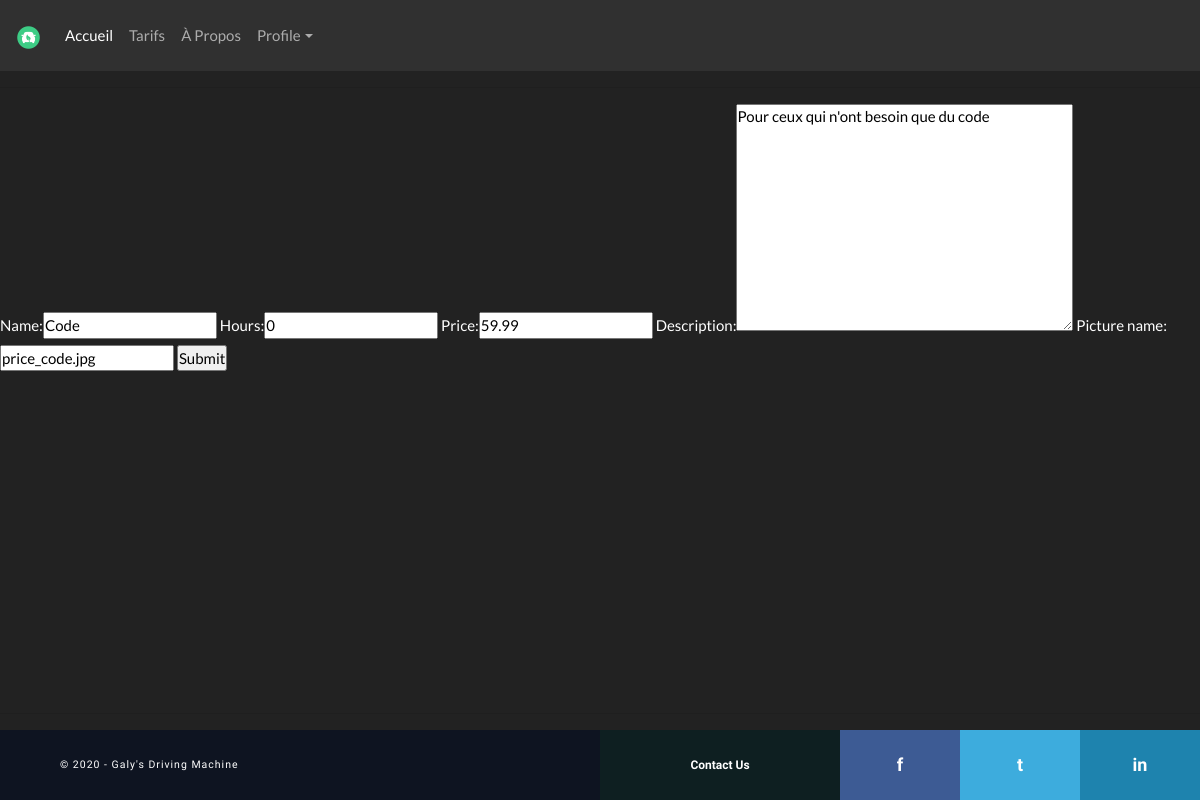
/update_bundle/1/ (signed in), run on the app's committed database.
### accounts/models.py (models this page shows, shortened)
class Bundle(models.Model):
    name = models.CharField(max_length=255, null=False)
    hours = models.IntegerField(null=False)
    price = models.FloatField(null=False)
    description = models.TextField(null=True)
    picture_name = models.CharField(max_length=255, null=True)

### accounts/decorators.py (the view)
        def wrapper_func(request, *args, **kwargs):
            group = None
            if request.user.groups.exists():
                group = request.user.groups.all()[0].name
            if group in allowed:
                return view_func(request, *args, **kwargs)
            else:
                return HttpResponse('Vous n\'êtes pas autorisés à voir cette page')

### accounts/forms.py
class BundleForm(ModelForm):
    class Meta:
        model = Bundle
        fields = '__all__'

### accounts/views.py (called while the page is built)
@login_required(login_url='login')
@allowed_users(allowed=['secretary', 'admin'])
def updateBundle(request, pk):
    bundle = Bundle.objects.get(id=pk)
    form = BundleForm(instance=bundle)
    if request.method == 'POST':
        form = BundleForm(request.POST, instance=bundle)
        if form.is_valid():
            form.save()
            return redirect('admin_panel')
    else:
        context = {'form': form}
        return render(request, 'accounts/create_bundle.html', context)

### accounts/templates/accounts/create_bundle.html (shortened to what this page needs)
{% extends 'accounts/main.html' %}
{% load static %}
{% block content %}
<form action="" method="POST">
    {{form}}
    <input type="submit" name="Submit">
</form>
{% endblock %}

### static/css/style.css (style rules this page uses)
* { margin: 0; padding: 0; }
html, body { height: 100%; }
body { display: flex; flex-direction: column; }

### data on the page
Bundle: name "Code", hours "0", price "59.99", description "Pour ceux qui n'ont besoin que du code", picture_name "price_code.jpg"
